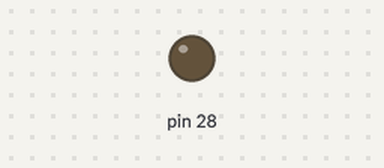
The sketch below on a simulated Teensy 4. On the bench: output pins drawn as LEDs (lit = HIGH).

Above: at 0.15 s.
At 4.65 s:
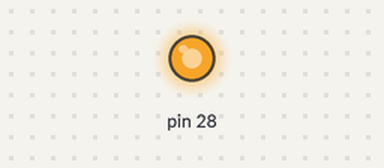
Timing chart, 0 to 4.5 s (numbered marks = the images above):
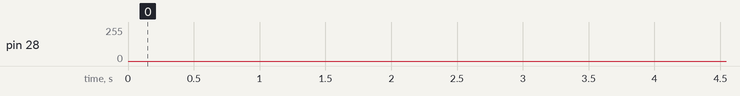

The sketch:

TeensyDAC.ino
```cpp
// Simple DAC sine wave test on Teensy 3.1

float phase = 0.0;
float twopi = 3.14159 * 2;
elapsedMicros usec = 0;

void setup() {
  analogWriteResolution(12);
}

void loop() {
  float val = sin(phase) * 2000.0 + 2050.0;
  analogWrite(A14, (int)val);
  phase = phase + 0.02;
  if (phase >= twopi) phase = 0;
  while (usec < 500) ; // wait
  usec = usec - 500;
}
```
